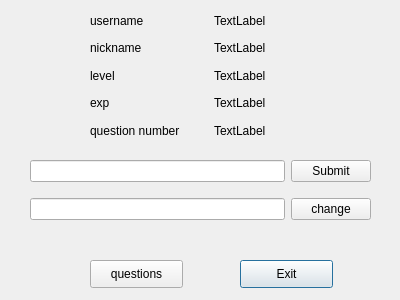
<?xml version="1.0" encoding="UTF-8"?>
<ui version="4.0">
 <class>Setter</class>
 <widget class="QDialog" name="Setter">
  <property name="geometry">
   <rect>
    <x>0</x>
    <y>0</y>
    <width>400</width>
    <height>300</height>
   </rect>
  </property>
  <property name="windowTitle">
   <string>Dialog</string>
  </property>
  <widget class="QWidget" name="gridLayoutWidget">
   <property name="geometry">
    <rect>
     <x>90</x>
     <y>10</y>
     <width>241</width>
     <height>131</height>
    </rect>
   </property>
   <layout class="QGridLayout" name="gridLayout">
    <item row="1" column="1">
     <widget class="QLabel" name="nickname_edit">
      <property name="text">
       <string>TextLabel</string>
      </property>
     </widget>
    </item>
    <item row="2" column="1">
     <widget class="QLabel" name="level_edit">
      <property name="text">
       <string>TextLabel</string>
      </property>
     </widget>
    </item>
    <item row="3" column="1">
     <widget class="QLabel" name="exp_edit">
      <property name="text">
       <string>TextLabel</string>
      </property>
     </widget>
    </item>
    <item row="2" column="0">
     <widget class="QLabel" name="level">
      <property name="text">
       <string>level</string>
      </property>
     </widget>
    </item>
    <item row="3" column="0">
     <widget class="QLabel" name="exp">
      <property name="text">
       <string>exp</string>
      </property>
     </widget>
    </item>
    <item row="0" column="1">
     <widget class="QLabel" name="username_edit">
      <property name="text">
       <string>TextLabel</string>
      </property>
     </widget>
    </item>
    <item row="1" column="0">
     <widget class="QLabel" name="nickname">
      <property name="text">
       <string>nickname</string>
      </property>
     </widget>
    </item>
    <item row="0" column="0">
     <widget class="QLabel" name="username">
      <property name="text">
       <string>username</string>
      </property>
     </widget>
    </item>
    <item row="4" column="0">
     <widget class="QLabel" name="label">
      <property name="text">
       <string>question number</string>
      </property>
     </widget>
    </item>
    <item row="4" column="1">
     <widget class="QLabel" name="question_num">
      <property name="text">
       <string>TextLabel</string>
      </property>
     </widget>
    </item>
   </layout>
  </widget>
  <widget class="QPushButton" name="ExitBtn">
   <property name="geometry">
    <rect>
     <x>240</x>
     <y>260</y>
     <width>93</width>
     <height>28</height>
    </rect>
   </property>
   <property name="text">
    <string>Exit</string>
   </property>
  </widget>
  <widget class="QPushButton" name="question">
   <property name="geometry">
    <rect>
     <x>90</x>
     <y>260</y>
     <width>93</width>
     <height>28</height>
    </rect>
   </property>
   <property name="text">
    <string>questions</string>
   </property>
  </widget>
  <widget class="QWidget" name="gridLayoutWidget_2">
   <property name="geometry">
    <rect>
     <x>30</x>
     <y>150</y>
     <width>341</width>
     <height>80</height>
    </rect>
   </property>
   <layout class="QGridLayout" name="gridLayout_2">
    <item row="0" column="1">
     <widget class="QPushButton" name="submit">
      <property name="text">
       <string>Submit</string>
      </property>
     </widget>
    </item>
    <item row="0" column="0">
     <widget class="QLineEdit" name="question_edit"/>
    </item>
    <item row="1" column="0">
     <widget class="QLineEdit" name="nickname_2"/>
    </item>
    <item row="1" column="1">
     <widget class="QPushButton" name="change">
      <property name="text">
       <string>change</string>
      </property>
     </widget>
    </item>
   </layout>
  </widget>
 </widget>
 <resources/>
 <connections>
  <connection>
   <sender>ExitBtn</sender>
   <signal>clicked()</signal>
   <receiver>Setter</receiver>
   <slot>close()</slot>
   <hints>
    <hint type="sourcelabel">
     <x>306</x>
     <y>273</y>
    </hint>
    <hint type="destinationlabel">
     <x>199</x>
     <y>149</y>
    </hint>
   </hints>
  </connection>
 </connections>
</ui>
